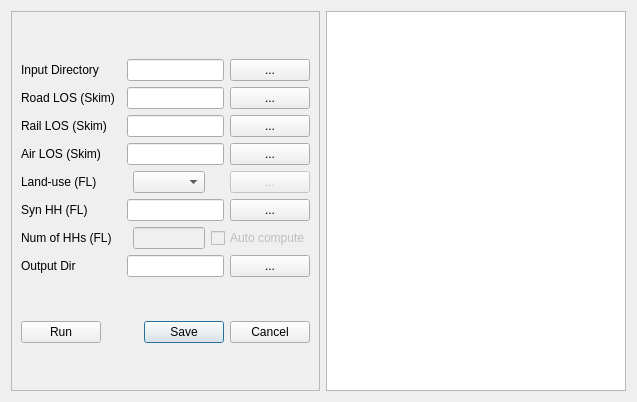
<?xml version="1.0" encoding="UTF-8"?>
<ui version="4.0">
 <class>Dialog_LDTRes</class>
 <widget class="QDialog" name="Dialog_LDTRes">
  <property name="geometry">
   <rect>
    <x>0</x>
    <y>0</y>
    <width>521</width>
    <height>402</height>
   </rect>
  </property>
  <property name="windowTitle">
   <string>LDT Resident</string>
  </property>
  <layout class="QHBoxLayout" name="verticalLayout_3">
   <item>
    <widget class="QFrame" name="frame">
     <property name="frameShape">
      <enum>QFrame::StyledPanel</enum>
     </property>
     <property name="frameShadow">
      <enum>QFrame::Raised</enum>
     </property>
     <layout class="QVBoxLayout" name="verticalLayout">
      <item>
       <layout class="QGridLayout" name="gridLayout">
        <item row="3" column="2" colspan="3">
         <widget class="QLineEdit" name="lineEdit_AirSkim"/>
        </item>
        <item row="2" column="2" colspan="3">
         <widget class="QLineEdit" name="lineEdit_RailSkim"/>
        </item>
        <item row="0" column="5">
         <widget class="QPushButton" name="browse_LDTInputDir">
          <property name="text">
           <string>...</string>
          </property>
         </widget>
        </item>
        <item row="1" column="5">
         <widget class="QPushButton" name="browse_RoadSkim">
          <property name="text">
           <string>...</string>
          </property>
         </widget>
        </item>
        <item row="6" column="4" colspan="2">
         <widget class="QCheckBox" name="checkBox_nHH">
          <property name="enabled">
           <bool>false</bool>
          </property>
          <property name="text">
           <string>Auto compute</string>
          </property>
         </widget>
        </item>
        <item row="7" column="2" colspan="3">
         <widget class="QLineEdit" name="lineEdit_OutDir"/>
        </item>
        <item row="7" column="5">
         <widget class="QPushButton" name="browse_LDTOutputDir">
          <property name="text">
           <string>...</string>
          </property>
         </widget>
        </item>
        <item row="0" column="0">
         <widget class="QLabel" name="label">
          <property name="text">
           <string>Input Directory </string>
          </property>
         </widget>
        </item>
        <item row="1" column="0">
         <widget class="QLabel" name="label_2">
          <property name="text">
           <string>Road LOS (Skim)</string>
          </property>
         </widget>
        </item>
        <item row="3" column="5">
         <widget class="QPushButton" name="browse_AirSkim">
          <property name="text">
           <string>...</string>
          </property>
         </widget>
        </item>
        <item row="4" column="0">
         <widget class="QLabel" name="label_7">
          <property name="text">
           <string>Land-use (FL)</string>
          </property>
         </widget>
        </item>
        <item row="4" column="5">
         <widget class="QPushButton" name="browse_LDTLanduse">
          <property name="enabled">
           <bool>false</bool>
          </property>
          <property name="text">
           <string>...</string>
          </property>
         </widget>
        </item>
        <item row="6" column="0" colspan="3">
         <widget class="QLabel" name="label_9">
          <property name="text">
           <string>Num of HHs (FL)</string>
          </property>
         </widget>
        </item>
        <item row="1" column="2" colspan="3">
         <widget class="QLineEdit" name="lineEdit_RoadSkim"/>
        </item>
        <item row="3" column="0">
         <widget class="QLabel" name="label_6">
          <property name="text">
           <string>Air LOS (Skim)</string>
          </property>
         </widget>
        </item>
        <item row="5" column="5">
         <widget class="QPushButton" name="browse_LDT_SynHH">
          <property name="text">
           <string>...</string>
          </property>
         </widget>
        </item>
        <item row="0" column="2" colspan="3">
         <widget class="QLineEdit" name="lineEdit_InputDir"/>
        </item>
        <item row="7" column="0">
         <widget class="QLabel" name="label_3">
          <property name="text">
           <string>Output Dir</string>
          </property>
         </widget>
        </item>
        <item row="2" column="0">
         <widget class="QLabel" name="label_5">
          <property name="text">
           <string>Rail LOS (Skim)</string>
          </property>
         </widget>
        </item>
        <item row="5" column="0">
         <widget class="QLabel" name="label_8">
          <property name="text">
           <string>Syn HH (FL)</string>
          </property>
         </widget>
        </item>
        <item row="6" column="3">
         <widget class="QLineEdit" name="lineEdit_NumHH">
          <property name="enabled">
           <bool>false</bool>
          </property>
         </widget>
        </item>
        <item row="5" column="2" colspan="3">
         <widget class="QLineEdit" name="lineEdit_LDTSynHH"/>
        </item>
        <item row="2" column="5">
         <widget class="QPushButton" name="browse_RailSkim">
          <property name="text">
           <string>...</string>
          </property>
         </widget>
        </item>
        <item row="4" column="3">
         <widget class="QComboBox" name="comboBox_LU"/>
        </item>
       </layout>
      </item>
      <item>
       <layout class="QHBoxLayout" name="horizontalLayout">
        <item>
         <widget class="QPushButton" name="run_LDTRes">
          <property name="text">
           <string>Run</string>
          </property>
         </widget>
        </item>
        <item>
         <widget class="QDialogButtonBox" name="button_SaveCancel">
          <property name="orientation">
           <enum>Qt::Horizontal</enum>
          </property>
          <property name="standardButtons">
           <set>QDialogButtonBox::Cancel|QDialogButtonBox::Save</set>
          </property>
         </widget>
        </item>
       </layout>
      </item>
     </layout>
    </widget>
   </item>
   <item>
    <widget class="QTextBrowser" name="textBrowser">
     <property name="minimumSize">
      <size>
       <width>300</width>
       <height>0</height>
      </size>
     </property>
     <property name="openExternalLinks">
      <bool>true</bool>
     </property>
    </widget>
   </item>
  </layout>
 </widget>
 <resources/>
 <connections/>
</ui>
